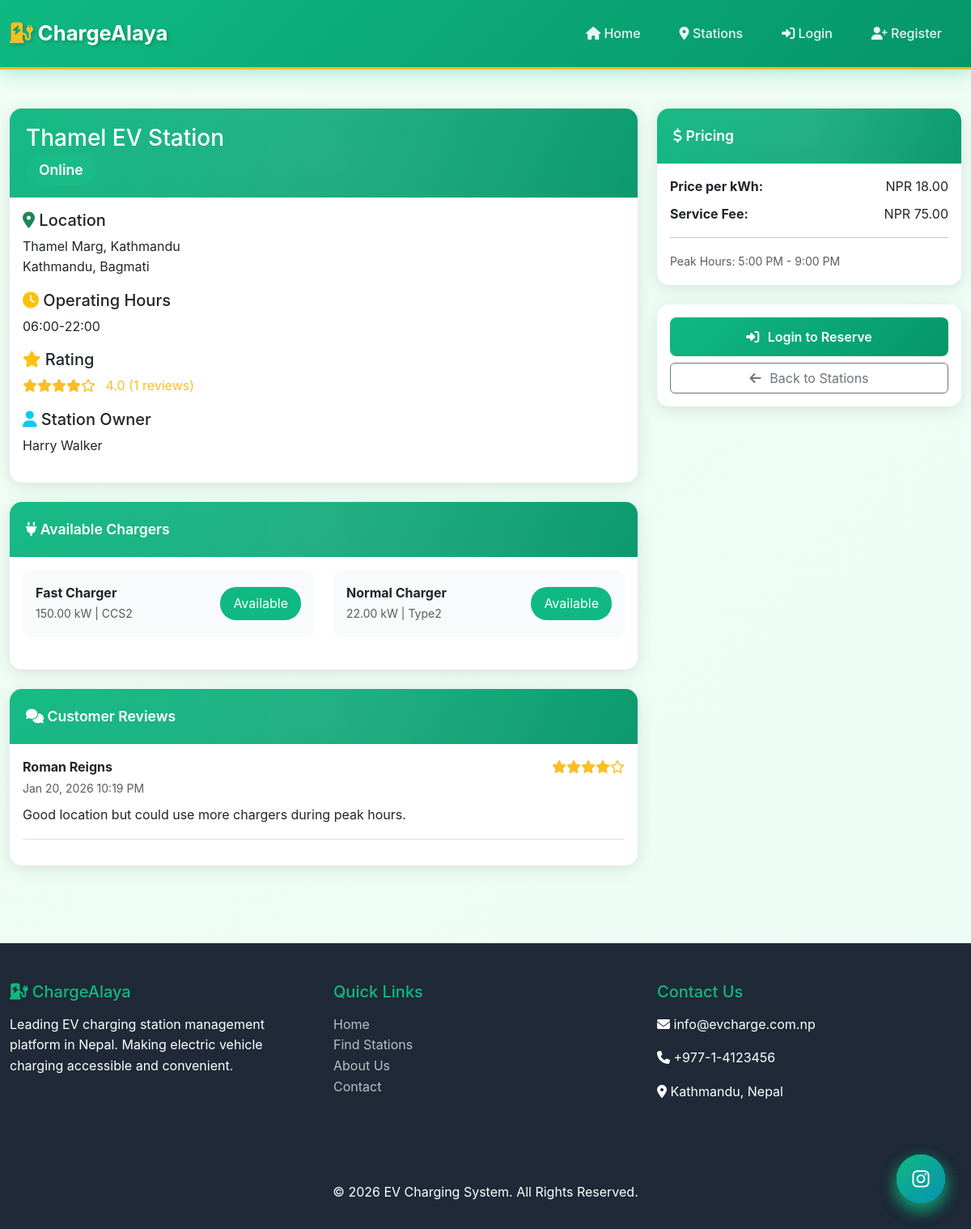
Page /public/station_detail.php?id=2 on the committed database.
### tables this page shows
CREATE TABLE `charging_stations` (
  `station_id` int(11) NOT NULL,
  `station_name` varchar(200) NOT NULL,
  `user_id` int(11) NOT NULL,
  `address` text NOT NULL,
  `city` varchar(100) DEFAULT NULL,
  `province` varchar(100) DEFAULT NULL,
  `latitude` decimal(10,8) DEFAULT NULL,
  `longitude` decimal(11,8) DEFAULT NULL,
  `operating_hours` varchar(100) DEFAULT NULL,
  `status` enum('online','offline','under_maintenance') DEFAULT 'online'
);

CREATE TABLE `users` (
  `user_id` int(11) NOT NULL,
  `first_name` varchar(100) NOT NULL,
  `last_name` varchar(100) NOT NULL,
  `email` varchar(255) NOT NULL,
  `password_hash` varchar(255) NOT NULL,
  `phone` varchar(10) NOT NULL,
  `role` enum('admin','station_owner','ev_owner') NOT NULL DEFAULT 'ev_owner',
  `status` enum('active','blocked') DEFAULT 'active',
  `created_at` timestamp NOT NULL DEFAULT current_timestamp()
);

CREATE TABLE `chargers` (
  `charger_id` int(11) NOT NULL,
  `station_id` int(11) NOT NULL,
  `charger_type` enum('fast','normal') NOT NULL,
  `max_power_kw` decimal(6,2) NOT NULL,
  `connector_type` varchar(50) DEFAULT NULL,
  `status` enum('available','in_use','maintenance') DEFAULT 'available'
);

CREATE TABLE `feedback` (
  `feedback_id` int(11) NOT NULL,
  `user_id` int(11) NOT NULL,
  `station_id` int(11) NOT NULL,
  `rating` int(11) DEFAULT NULL CHECK (`rating` >= 1 and `rating` <= 5),
  `comment` text DEFAULT NULL,
  `created_at` datetime DEFAULT current_timestamp()
);

CREATE TABLE `tariffs` (
  `tariff_id` int(11) NOT NULL,
  `station_id` int(11) NOT NULL,
  `service_fee` decimal(10,2) DEFAULT NULL,
  `price_per_kwh` decimal(10,2) NOT NULL,
  `peak_start_time` time DEFAULT NULL,
  `peak_end_time` time DEFAULT NULL
);

### partials/functions.php (called while the page is built, shortened)
<?php
function isLoggedIn() {
    return isset($_SESSION['user_id']);
}
function formatCurrency($amount) {
    return 'NPR ' . number_format($amount, 2);
}
function formatDateTime($datetime) {
    return date('M d, Y h:i A', strtotime($datetime));
}
?>

### public/station_detail.php (the view, shortened to what this page needs)
<?php
include '../partials/header.php';
$db = new Database();
$conn = $db->connect();
$station_id = isset($_GET['id']) ? intval($_GET['id']) : 0;
$station_query = "SELECT cs.*, u.first_name, u.last_name, u.phone, u.email,
                  AVG(f.rating) as avg_rating,
                  COUNT(DISTINCT f.feedback_id) as review_count
                  FROM charging_stations cs
                  LEFT JOIN users u ON cs.user_id = u.user_id
                  LEFT JOIN feedback f ON cs.station_id = f.station_id
                  WHERE cs.station_id = $station_id
                  GROUP BY cs.station_id";
$station_result = $conn->query($station_query);
$station = $station_result->fetch_assoc();
$chargers_query = "SELECT * FROM chargers WHERE station_id = $station_id";
$chargers = $conn->query($chargers_query);
$tariff_query = "SELECT * FROM tariffs WHERE station_id = $station_id LIMIT 1";
$tariff_result = $conn->query($tariff_query);
$tariff = $tariff_result->fetch_assoc();
$reviews_query = "SELECT f.*, u.first_name, u.last_name, u.email
                  FROM feedback f
                  JOIN users u ON f.user_id = u.user_id
                  WHERE f.station_id = $station_id
                  ORDER BY f.created_at DESC
                  LIMIT 10";
$reviews = $conn->query($reviews_query);
?>
<div class="container my-5">
    <div class="row">
        <div class="col-md-8">
            <div class="card mb-4">
                <div class="card-header">
                    <h3><?php echo htmlspecialchars($station['station_name']); ?></h3>
                    <?php
                    $status_class = '';
                    switch($station['status']) {
                        case 'online': $status_class = 'badge-online'; break;
                    }
                    ?>
                    <span class="<?php echo $status_class; ?>"><?php echo ucwords(str_replace('_', ' ', $station['status'])); ?></span>
                </div>
                <div class="card-body">
                    <div class="mb-3">
                        <h5><i class="fas fa-map-marker-alt text-success"></i> Location</h5>
                        <p><?php echo htmlspecialchars($station['address']); ?><br>
                           <?php echo htmlspecialchars($station['city'] . ', ' . $station['province']); ?></p>
                    </div>
                    <div class="mb-3">
                        <h5><i class="fas fa-clock text-warning"></i> Operating Hours</h5>
                        <p><?php echo htmlspecialchars($station['operating_hours']); ?></p>
                    </div>
                    <?php if ($station['avg_rating']): ?>
                        <div class="mb-3">
                            <h5><i class="fas fa-star text-warning"></i> Rating</h5>
                            <div class="rating">
                                <?php
                                $rating = round($station['avg_rating']);
                                for ($i = 1; $i <= 5; $i++) {
                                    echo $i <= $rating ? '<i class="fas fa-star"></i>' : '<i class="far fa-star"></i>';
                                }
                                ?>
                                <span class="ms-2"><?php echo number_format($station['avg_rating'], 1); ?>
                                (<?php echo $station['review_count']; ?> reviews)</span>
                            </div>
                        </div>
                    <?php endif; ?>
                    <div class="mb-3">
                        <h5><i class="fas fa-user text-info"></i> Station Owner</h5>
                        <p><?php echo htmlspecialchars($station['first_name'] . ' ' . $station['last_name']); ?></p>
                    </div>
                </div>
            </div>
            <div class="card mb-4">
                <div class="card-header">
                    <i class="fas fa-plug"></i> Available Chargers
                </div>
                <div class="card-body">
                    <?php if ($chargers->num_rows > 0): ?>
                        <div class="row">
                            <?php while ($charger = $chargers->fetch_assoc()): ?>
                                <div class="col-md-6 mb-3">
                                    <div class="charger-item">
                                        <div>
                                            <strong><?php echo ucfirst($charger['charger_type']); ?> Charger</strong><br>
                                            <small class="text-muted">
                                                <?php echo $charger['max_power_kw']; ?> kW |
                                                <?php echo htmlspecialchars($charger['connector_type']); ?>
                                            </small>
                                        </div>
                                        <?php
                                        $charger_status_class = '';
                                        switch($charger['status']) {
                                            case 'available': $charger_status_class = 'badge-available'; break;
                                        }
                                        ?>
                                        <span class="<?php echo $charger_status_class; ?>">
                                            <?php echo ucwords(str_replace('_', ' ', $charger['status'])); ?>
                                        </span>
                                    </div>
                                </div>
                            <?php endwhile; ?>
                        </div>
                    <?php else: ?>
                        <p class="text-muted">No chargers available at this station.</p>
                    <?php endif; ?>
                </div>
            </div>
            <div class="card">
                <div class="card-header">
                    <i class="fas fa-comments"></i> Customer Reviews
                </div>
                <div class="card-body">
                    <?php if ($reviews->num_rows > 0): ?>
                        <?php while ($review = $reviews->fetch_assoc()): ?>
                            <div class="mb-3 pb-3 border-bottom">
                                <div class="d-flex justify-content-between">
                                    <strong><?php echo htmlspecialchars($review['first_name'] . ' ' . $review['last_name']); ?></strong>
                                    <div class="rating">
                                        <?php
                                        for ($i = 1; $i <= 5; $i++) {
                                            echo $i <= $review['rating'] ? '<i class="fas fa-star"></i>' : '<i class="far fa-star"></i>';
                                        }
                                        ?>
                                    </div>
                                </div>
                                <small class="text-muted"><?php echo formatDateTime($review['created_at']); ?></small>
                                <p class="mt-2 mb-0"><?php echo htmlspecialchars($review['comment']); ?></p>
                            </div>
                        <?php endwhile; ?>
                    <?php else: ?>
                        <p class="text-muted">No reviews yet. Be the first to review!</p>
                    <?php endif; ?>
                </div>
            </div>
        </div>
        <div class="col-md-4">
            <?php if ($tariff): ?>
                <div class="card mb-4">
                    <div class="card-header">
                        <i class="fas fa-dollar-sign"></i> Pricing
                    </div>
                    <div class="card-body">
                        <div class="mb-2">
                            <strong>Price per kWh:</strong>
                            <span class="float-end"><?php echo formatCurrency($tariff['price_per_kwh']); ?></span>
                        </div>
                        <div class="mb-2">
                            <strong>Service Fee:</strong>
                            <span class="float-end"><?php echo formatCurrency($tariff['service_fee']); ?></span>
                        </div>
                        <?php if ($tariff['peak_start_time']): ?>
                            <hr>
                            <small class="text-muted">
                                Peak Hours: <?php echo date('g:i A', strtotime($tariff['peak_start_time'])); ?> -
                                <?php echo date('g:i A', strtotime($tariff['peak_end_time'])); ?>
                            </small>
                        <?php endif; ?>
                    </div>
                </div>
            <?php endif; ?>
            <div class="card">
                <div class="card-body">
                    <?php if (isLoggedIn() && hasRole('ev_owner')): ?>
                        <?php if ($station['status'] === 'online'): ?>
                            <a href="../user/make_reservation.php?station_id=<?php echo $station_id; ?>" class="btn btn-custom w-100 mb-2">
                                <i class="fas fa-calendar-plus"></i> Make Reservation
                            </a>
                        <?php else: ?>
                            <button class="btn btn-custom w-100 mb-2" onclick="showStationOfflineModal('<?php echo $station['status']; ?>')">
                                <i class="fas fa-calendar-plus"></i> Make Reservation
                            </button>
                        <?php endif; ?>
                        <a href="../user/leave_feedback.php?station_id=<?php echo $station_id; ?>" class="btn btn-secondary-custom w-100 mb-2">
                            <i class="fas fa-star"></i> Leave Review
                        </a>
                    <?php else: ?>
                        <a href="login.php" class="btn btn-custom w-100 mb-2">
                            <i class="fas fa-sign-in-alt"></i> Login to Reserve
                        </a>
                    <?php endif; ?>
                    <a href="stations.php" class="btn btn-outline-secondary w-100">
                        <i class="fas fa-arrow-left"></i> Back to Stations
                    </a>
                </div>
            </div>
        </div>
    </div>
</div>
<?php
include '../partials/footer.php';
?>

### assets/css/main.css (style rules this page uses)
:root { --primary-color: #10b981; --primary-dark: #059669; --primary-light: #34d399; --secondary-color: #3b82f6; --accent-blue: #0ea5e9; --accent-cyan: #06b6d4; --danger-color: #ef4444; --warning-color: #f59e0b; --success-color: #10b981; --info-color: #3b82f6; --dark-color: #1f2937; --darker-color: #111827; --light-color: #f9fafb; --gray-color: #6b7280; --gray-light: #e5e7eb; --border-color: #d1d5db; --electric-blue: #0891b2; --battery-green: #22c55e; --charging-yellow: #fbbf24; --shadow-sm: 0 1px 2px 0 rgba(0, 0, 0, 0.05); --shadow-md: 0 4px 6px -1px rgba(0, 0, 0, 0.1); --shadow-lg: 0 10px 15px -3px rgba(0, 0, 0, 0.1); --shadow-xl: 0 20px 25px -5px rgba(0, 0, 0, 0.1); }
* { margin: 0; padding: 0; box-sizing: border-box; }
body { font-family: 'Inter', 'Segoe UI', Tahoma, Geneva, Verdana, sans-serif; line-height: 1.6; color: #1f2937; background: linear-gradient(135deg, #f0fdf4 0%, #ecfdf5 100%); min-height: 100vh; }
html { scroll-behavior: smooth; }
.container { max-width: 1200px; }
.card { border: none; border-radius: 15px; box-shadow: 0 5px 15px rgba(0,0,0,0.08); transition: all 0.3s ease; margin-bottom: 2rem; }
.card-header { background: linear-gradient(135deg, var(--primary-color) 0%, var(--primary-dark) 100%); color: white; border-radius: 15px 15px 0 0 !important; padding: 1.25rem; font-weight: 600; font-size: 1.1rem; }
.btn-custom { background: linear-gradient(135deg, var(--primary-color) 0%, var(--primary-dark) 100%); border: none; color: white; padding: 12px 30px; border-radius: 8px; font-weight: 600; transition: all 0.3s ease; }
.badge-available { background-color: var(--success-color); color: white; padding: 0.5rem 1rem; border-radius: 20px; }
.badge-online { background-color: var(--success-color); color: white; padding: 0.5rem 1rem; border-radius: 20px; }
.rating { color: #fbbf24; }
.charger-item { background: #f9fafb; padding: 1rem; border-radius: 8px; margin-bottom: 0.5rem; display: flex; justify-content: space-between; align-items: center; }
.btn-custom, .btn-warning-custom, .btn-secondary-custom, .btn-danger-custom { position: relative; overflow: hidden; z-index: 1; }
.btn-custom::before, .btn-warning-custom::before, .btn-secondary-custom::before, .btn-danger-custom::before { content: ''; position: absolute; top: 50%; left: 50%; width: 0; height: 0; border-radius: 50%; background: rgba(255, 255, 255, 0.3); transform: translate(-50%, -50%); transition: width 0.6s, height 0.6s; z-index: -1; }
.card { transition: all 0.4s cubic-bezier(0.175, 0.885, 0.32, 1.275); border: none; animation: fadeInScale 0.6s ease-out; }
.card-header { background: linear-gradient(135deg, #10b981 0%, #059669 100%); border: none; position: relative; overflow: hidden; }
.card-header::after { content: ''; position: absolute; top: -50%; right: -50%; width: 200%; height: 200%; background: radial-gradient(circle, rgba(255,255,255,0.1) 0%, transparent 70%); animation: shimmer 3s linear infinite; }
.btn i.fas, .btn i.far { margin-right: 0.4rem; }

### assets/css/view_receipt.css (style rules this page uses)
@media screen { .card { box-shadow: 0 4px 20px rgba(0,0,0,0.1); } }

### rows in the picture
charging_stations: station_name "Thamel EV Station", status "Online", address "Thamel Marg, Kathmandu", city+province "Kathmandu, Bagmati", operating_hours "06:00-22:00", user.last_name "Harry Walker"
chargers: charger_type "Fast", max_power_kw "150.00", connector_type "CCS2", status "Available"
chargers: charger_type "Normal", max_power_kw "22.00", connector_type "Type2", status "Available"
feedback: user.last_name "Roman Reigns", rating 4 (drawn), created_at "Jan 20, 2026 10:19 PM", comment "Good location but could use more chargers during peak hours."
tariffs: price_per_kwh "NPR 18.00", service_fee "NPR 75.00", peak_start_time "5:00 PM", peak_end_time "9:00 PM"

### other values in the picture
$station['avg_rating'] "4.0"
$station['review_count'] "1"
